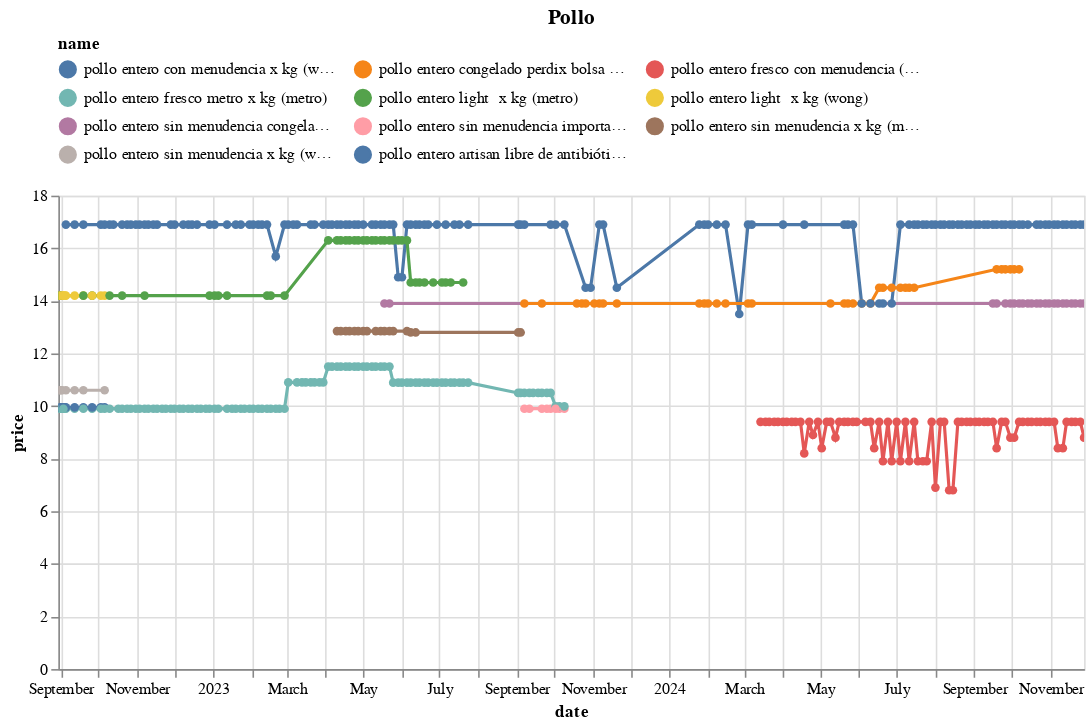

The notebook cell this image was saved under:
### Code cell
(df
 .loc[df.name.isin(names)]
 .pipe(alt.Chart)
 .mark_line(point=True)
 .encode(x='date', y='price', color='name', tooltip=['name','price'])
 .properties(width=650, title='Pollo')
 .interactive()
 .configure_legend(orient='top', columns=3)
)

### Figure 1 — Vega-Lite specification as saved in the notebook (floating-point values rounded to 4 significant figures; data arrays with more than 128 entries replaced by an {"elided": "..."} marker saying what was removed)
{"config": {"view": {"continuousWidth": 300, "continuousHeight": 300}, "legend": {"columns": 3, "orient": "top"}}, "data": {"name": "data-7e4b1670e1ba566df31708a87afc0eb7"}, "mark": {"type": "line", "point": true}, "encoding": {"color": {"field": "name", "type": "nominal"}, "tooltip": [{"field": "name", "type": "nominal"}, {"field": "price", "type": "quantitative"}], "x": {"field": "date", "type": "temporal"}, "y": {"field": "price", "type": "quantitative"}}, "params": [{"name": "param_13", "select": {"type": "interval", "encodings": ["x", "y"]}, "bind": "scales"}], "title": "Pollo", "width": 650, "$schema": "https://vega.github.io/schema/vega-lite/v5.20.1.json", "datasets": {"data-7e4b1670e1ba566df31708a87afc0eb7": {"elided": "470 records"}}}
